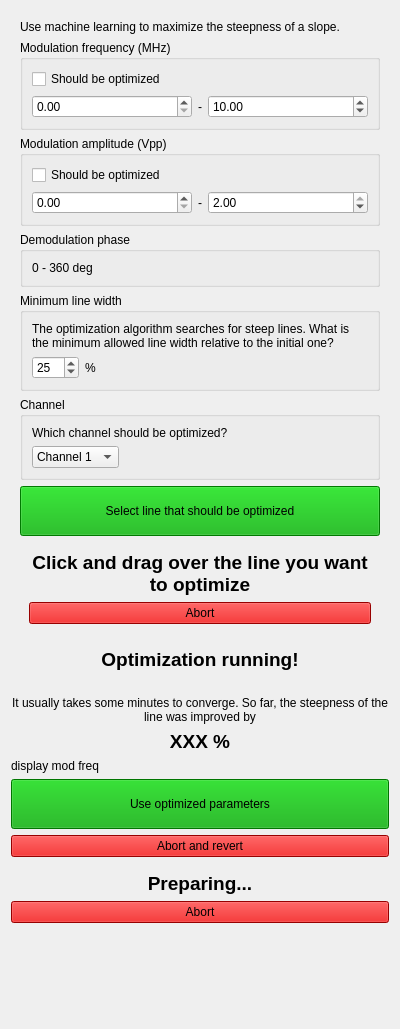
<?xml version="1.0" encoding="UTF-8"?>
<ui version="4.0">
 <class>Form</class>
 <widget class="QWidget" name="Form">
  <property name="geometry">
   <rect>
    <x>0</x>
    <y>0</y>
    <width>400</width>
    <height>1029</height>
   </rect>
  </property>
  <property name="windowTitle">
   <string>Form</string>
  </property>
  <layout class="QVBoxLayout" name="verticalLayout_2">
   <item>
    <widget class="QWidget" name="optimization_not_running_container" native="true">
     <layout class="QVBoxLayout" name="verticalLayout">
      <item>
       <widget class="QWidget" name="optimization_not_selecting" native="true">
        <layout class="QVBoxLayout" name="verticalLayout_22">
         <property name="leftMargin">
          <number>0</number>
         </property>
         <property name="topMargin">
          <number>0</number>
         </property>
         <property name="rightMargin">
          <number>0</number>
         </property>
         <property name="bottomMargin">
          <number>0</number>
         </property>
         <item>
          <widget class="QLabel" name="label_19">
           <property name="text">
            <string>Use machine learning to maximize the steepness of a slope.</string>
           </property>
           <property name="wordWrap">
            <bool>true</bool>
           </property>
          </widget>
         </item>
         <item>
          <widget class="QGroupBox" name="groupBox_14">
           <property name="title">
            <string>Modulation frequency (MHz)</string>
           </property>
           <layout class="QVBoxLayout" name="verticalLayout_29">
            <item>
             <widget class="QCheckBox" name="optimization_mod_freq">
              <property name="text">
               <string>Should be optimized</string>
              </property>
             </widget>
            </item>
            <item>
             <layout class="QHBoxLayout" name="horizontalLayout_28">
              <item>
               <widget class="QDoubleSpinBox" name="optimization_mod_freq_min"/>
              </item>
              <item>
               <widget class="QLabel" name="label_24">
                <property name="sizePolicy">
                 <sizepolicy hsizetype="Fixed" vsizetype="Preferred">
                  <horstretch>0</horstretch>
                  <verstretch>0</verstretch>
                 </sizepolicy>
                </property>
                <property name="text">
                 <string>-</string>
                </property>
               </widget>
              </item>
              <item>
               <widget class="QDoubleSpinBox" name="optimization_mod_freq_max">
                <property name="sizePolicy">
                 <sizepolicy hsizetype="Minimum" vsizetype="Fixed">
                  <horstretch>0</horstretch>
                  <verstretch>0</verstretch>
                 </sizepolicy>
                </property>
                <property name="value">
                 <double>10.000000000000000</double>
                </property>
               </widget>
              </item>
             </layout>
            </item>
           </layout>
          </widget>
         </item>
         <item>
          <widget class="QGroupBox" name="groupBox_15">
           <property name="title">
            <string>Modulation amplitude (Vpp)</string>
           </property>
           <layout class="QVBoxLayout" name="verticalLayout_30">
            <item>
             <widget class="QCheckBox" name="optimization_mod_amp">
              <property name="text">
               <string>Should be optimized</string>
              </property>
             </widget>
            </item>
            <item>
             <layout class="QHBoxLayout" name="horizontalLayout_29">
              <item>
               <widget class="QDoubleSpinBox" name="optimization_mod_amp_min">
                <property name="maximum">
                 <double>2.000000000000000</double>
                </property>
               </widget>
              </item>
              <item>
               <widget class="QLabel" name="label_18">
                <property name="sizePolicy">
                 <sizepolicy hsizetype="Fixed" vsizetype="Preferred">
                  <horstretch>0</horstretch>
                  <verstretch>0</verstretch>
                 </sizepolicy>
                </property>
                <property name="text">
                 <string>-</string>
                </property>
               </widget>
              </item>
              <item>
               <widget class="QDoubleSpinBox" name="optimization_mod_amp_max">
                <property name="maximum">
                 <double>2.000000000000000</double>
                </property>
                <property name="value">
                 <double>2.000000000000000</double>
                </property>
               </widget>
              </item>
             </layout>
            </item>
           </layout>
          </widget>
         </item>
         <item>
          <widget class="QGroupBox" name="groupBox_17">
           <property name="title">
            <string>Demodulation phase</string>
           </property>
           <layout class="QVBoxLayout" name="verticalLayout_27">
            <item>
             <widget class="QLabel" name="label_25">
              <property name="text">
               <string>0 - 360 deg</string>
              </property>
             </widget>
            </item>
           </layout>
          </widget>
         </item>
         <item>
          <widget class="QGroupBox" name="groupBox_13">
           <property name="title">
            <string>Minimum line width</string>
           </property>
           <layout class="QVBoxLayout" name="verticalLayout_24">
            <item>
             <widget class="QLabel" name="label_21">
              <property name="text">
               <string>The optimization algorithm searches for steep lines. What is the minimum allowed line width relative to the initial one?</string>
              </property>
              <property name="wordWrap">
               <bool>true</bool>
              </property>
             </widget>
            </item>
            <item>
             <layout class="QHBoxLayout" name="horizontalLayout_18">
              <item>
               <widget class="QSpinBox" name="optimization_min_line_width">
                <property name="sizePolicy">
                 <sizepolicy hsizetype="Fixed" vsizetype="Fixed">
                  <horstretch>0</horstretch>
                  <verstretch>0</verstretch>
                 </sizepolicy>
                </property>
                <property name="minimum">
                 <number>1</number>
                </property>
                <property name="maximum">
                 <number>100</number>
                </property>
                <property name="stepType">
                 <enum>QAbstractSpinBox::AdaptiveDecimalStepType</enum>
                </property>
                <property name="value">
                 <number>25</number>
                </property>
               </widget>
              </item>
              <item>
               <widget class="QLabel" name="label_22">
                <property name="sizePolicy">
                 <sizepolicy hsizetype="Fixed" vsizetype="Preferred">
                  <horstretch>0</horstretch>
                  <verstretch>0</verstretch>
                 </sizepolicy>
                </property>
                <property name="text">
                 <string>%</string>
                </property>
               </widget>
              </item>
              <item>
               <spacer name="horizontalSpacer_4">
                <property name="orientation">
                 <enum>Qt::Horizontal</enum>
                </property>
                <property name="sizeHint" stdset="0">
                 <size>
                  <width>40</width>
                  <height>20</height>
                 </size>
                </property>
               </spacer>
              </item>
             </layout>
            </item>
           </layout>
          </widget>
         </item>
         <item>
          <widget class="QGroupBox" name="optimization_channel_selector_box">
           <property name="title">
            <string>Channel</string>
           </property>
           <layout class="QVBoxLayout" name="verticalLayout_26">
            <item>
             <widget class="QLabel" name="label_23">
              <property name="text">
               <string>Which channel should be optimized?</string>
              </property>
              <property name="wordWrap">
               <bool>true</bool>
              </property>
             </widget>
            </item>
            <item>
             <widget class="QComboBox" name="optimization_channel_selector">
              <property name="sizePolicy">
               <sizepolicy hsizetype="Fixed" vsizetype="Fixed">
                <horstretch>0</horstretch>
                <verstretch>0</verstretch>
               </sizepolicy>
              </property>
              <item>
               <property name="text">
                <string>Channel 1</string>
               </property>
              </item>
              <item>
               <property name="text">
                <string>Channel 2</string>
               </property>
              </item>
             </widget>
            </item>
           </layout>
          </widget>
         </item>
         <item>
          <widget class="QPushButton" name="start_optimization_btn">
           <property name="minimumSize">
            <size>
             <width>0</width>
             <height>50</height>
            </size>
           </property>
           <property name="styleSheet">
            <string notr="true">background: #00aa00</string>
           </property>
           <property name="text">
            <string>Select line that should be optimized</string>
           </property>
          </widget>
         </item>
        </layout>
       </widget>
      </item>
      <item>
       <widget class="QWidget" name="optimization_selecting" native="true">
        <layout class="QVBoxLayout" name="verticalLayout_23">
         <item>
          <widget class="QLabel" name="label_20">
           <property name="text">
            <string>&lt;html&gt;&lt;head/&gt;&lt;body&gt;&lt;p align=&quot;center&quot;&gt;&lt;span style=&quot; font-size:14pt; font-weight:600;&quot;&gt;Click and drag over the line you want to optimize&lt;/span&gt;&lt;/p&gt;&lt;/body&gt;&lt;/html&gt;</string>
           </property>
           <property name="scaledContents">
            <bool>false</bool>
           </property>
           <property name="alignment">
            <set>Qt::AlignCenter</set>
           </property>
           <property name="wordWrap">
            <bool>true</bool>
           </property>
          </widget>
         </item>
         <item>
          <widget class="QPushButton" name="abortOptimizationLineSelection">
           <property name="styleSheet">
            <string notr="true">background-color: #d40000;</string>
           </property>
           <property name="text">
            <string>Abort</string>
           </property>
          </widget>
         </item>
        </layout>
       </widget>
      </item>
     </layout>
    </widget>
   </item>
   <item>
    <widget class="QWidget" name="optimization_running_container" native="true">
     <layout class="QVBoxLayout" name="verticalLayout_21">
      <property name="leftMargin">
       <number>0</number>
      </property>
      <property name="topMargin">
       <number>0</number>
      </property>
      <property name="rightMargin">
       <number>0</number>
      </property>
      <property name="bottomMargin">
       <number>0</number>
      </property>
      <item>
       <widget class="QLabel" name="label_14">
        <property name="text">
         <string>&lt;html&gt;&lt;head/&gt;&lt;body&gt;&lt;p&gt;&lt;span style=&quot; font-size:14pt; font-weight:600;&quot;&gt;Optimization running!&lt;/span&gt;&lt;br/&gt;&lt;/p&gt;&lt;p&gt;It usually takes some minutes to converge. So far, the steepness of the line was improved by&lt;/p&gt;&lt;/body&gt;&lt;/html&gt;</string>
        </property>
        <property name="textFormat">
         <enum>Qt::RichText</enum>
        </property>
        <property name="alignment">
         <set>Qt::AlignCenter</set>
        </property>
        <property name="wordWrap">
         <bool>true</bool>
        </property>
       </widget>
      </item>
      <item>
       <widget class="QLabel" name="optimization_improvement">
        <property name="font">
         <font>
          <pointsize>14</pointsize>
          <weight>75</weight>
          <bold>true</bold>
         </font>
        </property>
        <property name="text">
         <string>XXX %</string>
        </property>
        <property name="alignment">
         <set>Qt::AlignCenter</set>
        </property>
       </widget>
      </item>
      <item>
       <widget class="QLabel" name="optimization_display_parameters">
        <property name="text">
         <string>display mod freq</string>
        </property>
        <property name="textFormat">
         <enum>Qt::RichText</enum>
        </property>
        <property name="wordWrap">
         <bool>true</bool>
        </property>
       </widget>
      </item>
      <item>
       <widget class="QPushButton" name="optimization_use_new_parameters">
        <property name="minimumSize">
         <size>
          <width>0</width>
          <height>50</height>
         </size>
        </property>
        <property name="styleSheet">
         <string notr="true">background-color: #00a400;</string>
        </property>
        <property name="text">
         <string>Use optimized parameters</string>
        </property>
       </widget>
      </item>
      <item>
       <widget class="QPushButton" name="optimization_abort">
        <property name="styleSheet">
         <string notr="true">background-color: #d40000;</string>
        </property>
        <property name="text">
         <string>Abort and revert</string>
        </property>
       </widget>
      </item>
     </layout>
    </widget>
   </item>
   <item>
    <widget class="QWidget" name="optimization_preparing" native="true">
     <layout class="QVBoxLayout" name="verticalLayout_32">
      <property name="leftMargin">
       <number>0</number>
      </property>
      <property name="rightMargin">
       <number>0</number>
      </property>
      <property name="bottomMargin">
       <number>0</number>
      </property>
      <item>
       <widget class="QLabel" name="optimization_preparing_text">
        <property name="text">
         <string>&lt;html&gt;&lt;head/&gt;&lt;body&gt;&lt;p align=&quot;center&quot;&gt;&lt;span style=&quot; font-size:14pt; font-weight:600;&quot;&gt;Preparing...&lt;/span&gt;&lt;/p&gt;&lt;/body&gt;&lt;/html&gt;</string>
        </property>
        <property name="wordWrap">
         <bool>true</bool>
        </property>
       </widget>
      </item>
      <item>
       <widget class="QPushButton" name="abortOptimizationPreparing">
        <property name="styleSheet">
         <string notr="true">background-color: #d40000;</string>
        </property>
        <property name="text">
         <string>Abort</string>
        </property>
       </widget>
      </item>
     </layout>
    </widget>
   </item>
   <item>
    <spacer name="verticalSpacer_4">
     <property name="orientation">
      <enum>Qt::Vertical</enum>
     </property>
     <property name="sizeHint" stdset="0">
      <size>
       <width>20</width>
       <height>40</height>
      </size>
     </property>
    </spacer>
   </item>
  </layout>
 </widget>
 <resources/>
 <connections/>
</ui>
